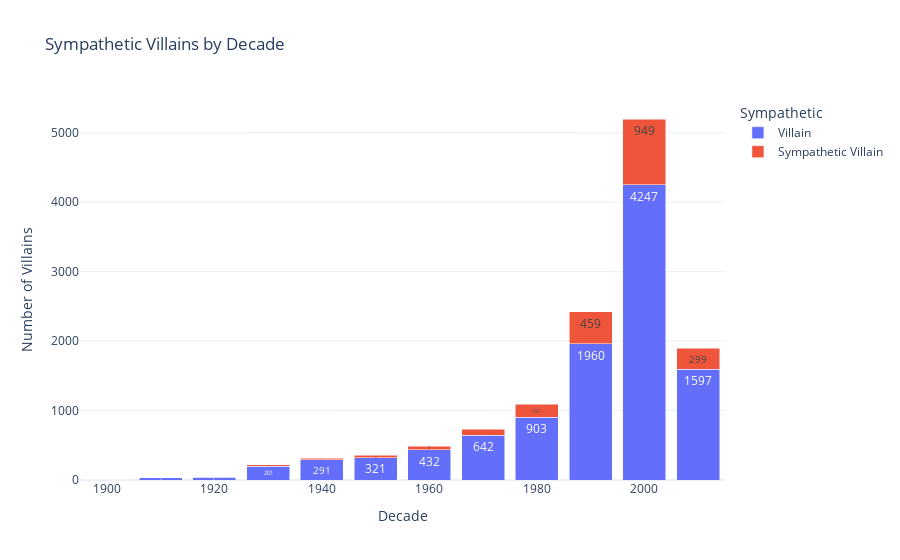
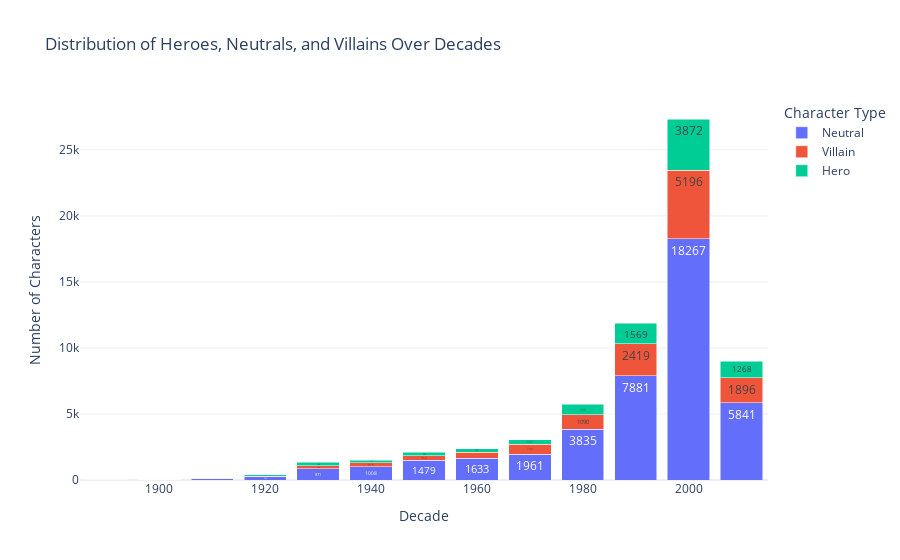

The code cell stored with these charts, in order, in its notebook:
### Markdown cell above
SYMPATHETIC VILLAIN

### Code cell
plot_sym_villain_by_decade(character_metadata, plot_summaries)

### Figure 1 — Plotly figure (JSON) as saved in the notebook; plotly's stock layout.template omitted (floating-point values rounded to 4 significant figures)
{"data": [{"alignmentgroup": "True", "hovertemplate": "Sympathetic=Villain<br>Decade=%{x}<br>Number of Villains=%{text}<extra></extra>", "legendgroup": "Villain", "marker": {"color": "#636efa", "pattern": {"shape": ""}}, "name": "Villain", "offsetgroup": "Villain", "orientation": "v", "showlegend": true, "text": [5, 35, 40, 201, 291, 321, 432, 642, 903, 1960, 4247, 1597], "textposition": "inside", "texttemplate": "%{text}", "type": "bar", "x": [1900, 1910, 1920, 1930, 1940, 1950, 1960, 1970, 1980, 1990, 2000, 2010], "xaxis": "x", "y": [5, 35, 40, 201, 291, 321, 432, 642, 903, 1960, 4247, 1597], "yaxis": "y"}, {"alignmentgroup": "True", "hovertemplate": "Sympathetic=Sympathetic Villain<br>Decade=%{x}<br>Number of Villains=%{text}<extra></extra>", "legendgroup": "Sympathetic Villain", "marker": {"color": "#EF553B", "pattern": {"shape": ""}}, "name": "Sympathetic Villain", "offsetgroup": "Sympathetic Villain", "orientation": "v", "showlegend": true, "text": [8, 18, 24, 33, 52, 91, 187, 459, 949, 299], "textposition": "inside", "texttemplate": "%{text}", "type": "bar", "x": [1920, 1930, 1940, 1950, 1960, 1970, 1980, 1990, 2000, 2010], "xaxis": "x", "y": [8, 18, 24, 33, 52, 91, 187, 459, 949, 299], "yaxis": "y"}], "layout": {"barmode": "stack", "legend": {"title": {"text": "Sympathetic"}, "tracegroupgap": 0}, "title": {"text": "Sympathetic Villains by Decade"}, "xaxis": {"anchor": "y", "domain": [0, 1], "title": {"text": "Decade"}}, "yaxis": {"anchor": "x", "domain": [0, 1], "title": {"text": "Number of Villains"}}}}

### Figure 2 — Plotly figure (JSON) as saved in the notebook; plotly's stock layout.template omitted (floating-point values rounded to 4 significant figures)
{"data": [{"alignmentgroup": "True", "hovertemplate": "Character Type=Neutral<br>Decade=%{x}<br>Number of Characters=%{text}<extra></extra>", "legendgroup": "Neutral", "marker": {"color": "#636efa", "pattern": {"shape": ""}}, "name": "Neutral", "offsetgroup": "Neutral", "orientation": "v", "showlegend": true, "text": [1, 5, 96, 252, 871, 1008, 1479, 1633, 1961, 3835, 7881, 18267, 5841], "textposition": "inside", "texttemplate": "%{text}", "type": "bar", "x": [1890, 1900, 1910, 1920, 1930, 1940, 1950, 1960, 1970, 1980, 1990, 2000, 2010], "xaxis": "x", "y": [1, 5, 96, 252, 871, 1008, 1479, 1633, 1961, 3835, 7881, 18267, 5841], "yaxis": "y"}, {"alignmentgroup": "True", "hovertemplate": "Character Type=Villain<br>Decade=%{x}<br>Number of Characters=%{text}<extra></extra>", "legendgroup": "Villain", "marker": {"color": "#EF553B", "pattern": {"shape": ""}}, "name": "Villain", "offsetgroup": "Villain", "orientation": "v", "showlegend": true, "text": [5, 35, 48, 219, 315, 354, 484, 733, 1090, 2419, 5196, 1896], "textposition": "inside", "texttemplate": "%{text}", "type": "bar", "x": [1900, 1910, 1920, 1930, 1940, 1950, 1960, 1970, 1980, 1990, 2000, 2010], "xaxis": "x", "y": [5, 35, 48, 219, 315, 354, 484, 733, 1090, 2419, 5196, 1896], "yaxis": "y"}, {"alignmentgroup": "True", "hovertemplate": "Character Type=Hero<br>Decade=%{x}<br>Number of Characters=%{text}<extra></extra>", "legendgroup": "Hero", "marker": {"color": "#00cc96", "pattern": {"shape": ""}}, "name": "Hero", "offsetgroup": "Hero", "orientation": "v", "showlegend": true, "text": [13, 82, 236, 171, 260, 259, 347, 795, 1569, 3872, 1268], "textposition": "inside", "texttemplate": "%{text}", "type": "bar", "x": [1910, 1920, 1930, 1940, 1950, 1960, 1970, 1980, 1990, 2000, 2010], "xaxis": "x", "y": [13, 82, 236, 171, 260, 259, 347, 795, 1569, 3872, 1268], "yaxis": "y"}], "layout": {"barmode": "stack", "legend": {"title": {"text": "Character Type"}, "tracegroupgap": 0}, "title": {"text": "Distribution of Heroes, Neutrals, and Villains Over Decades"}, "xaxis": {"anchor": "y", "domain": [0, 1], "title": {"text": "Decade"}}, "yaxis": {"anchor": "x", "domain": [0, 1], "title": {"text": "Number of Characters"}}}}
